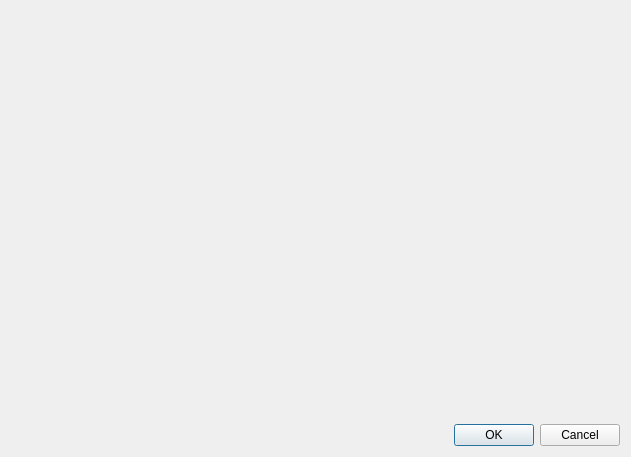
<?xml version="1.0" encoding="UTF-8"?>
<ui version="4.0">
 <class>ChoseStaffDialog</class>
 <widget class="QDialog" name="ChoseStaffDialog">
  <property name="geometry">
   <rect>
    <x>0</x>
    <y>0</y>
    <width>631</width>
    <height>457</height>
   </rect>
  </property>
  <property name="windowTitle">
   <string>Выбор сотрудника</string>
  </property>
  <layout class="QVBoxLayout" name="verticalLayout">
   <item>
    <widget class="QWidget" name="main_widget" native="true"/>
   </item>
   <item>
    <widget class="QDialogButtonBox" name="buttonBox">
     <property name="orientation">
      <enum>Qt::Horizontal</enum>
     </property>
     <property name="standardButtons">
      <set>QDialogButtonBox::Cancel|QDialogButtonBox::Ok</set>
     </property>
    </widget>
   </item>
  </layout>
 </widget>
 <resources/>
 <connections>
  <connection>
   <sender>buttonBox</sender>
   <signal>accepted()</signal>
   <receiver>ChoseStaffDialog</receiver>
   <slot>accept()</slot>
   <hints>
    <hint type="sourcelabel">
     <x>248</x>
     <y>254</y>
    </hint>
    <hint type="destinationlabel">
     <x>157</x>
     <y>274</y>
    </hint>
   </hints>
  </connection>
  <connection>
   <sender>buttonBox</sender>
   <signal>rejected()</signal>
   <receiver>ChoseStaffDialog</receiver>
   <slot>reject()</slot>
   <hints>
    <hint type="sourcelabel">
     <x>316</x>
     <y>260</y>
    </hint>
    <hint type="destinationlabel">
     <x>286</x>
     <y>274</y>
    </hint>
   </hints>
  </connection>
 </connections>
</ui>
